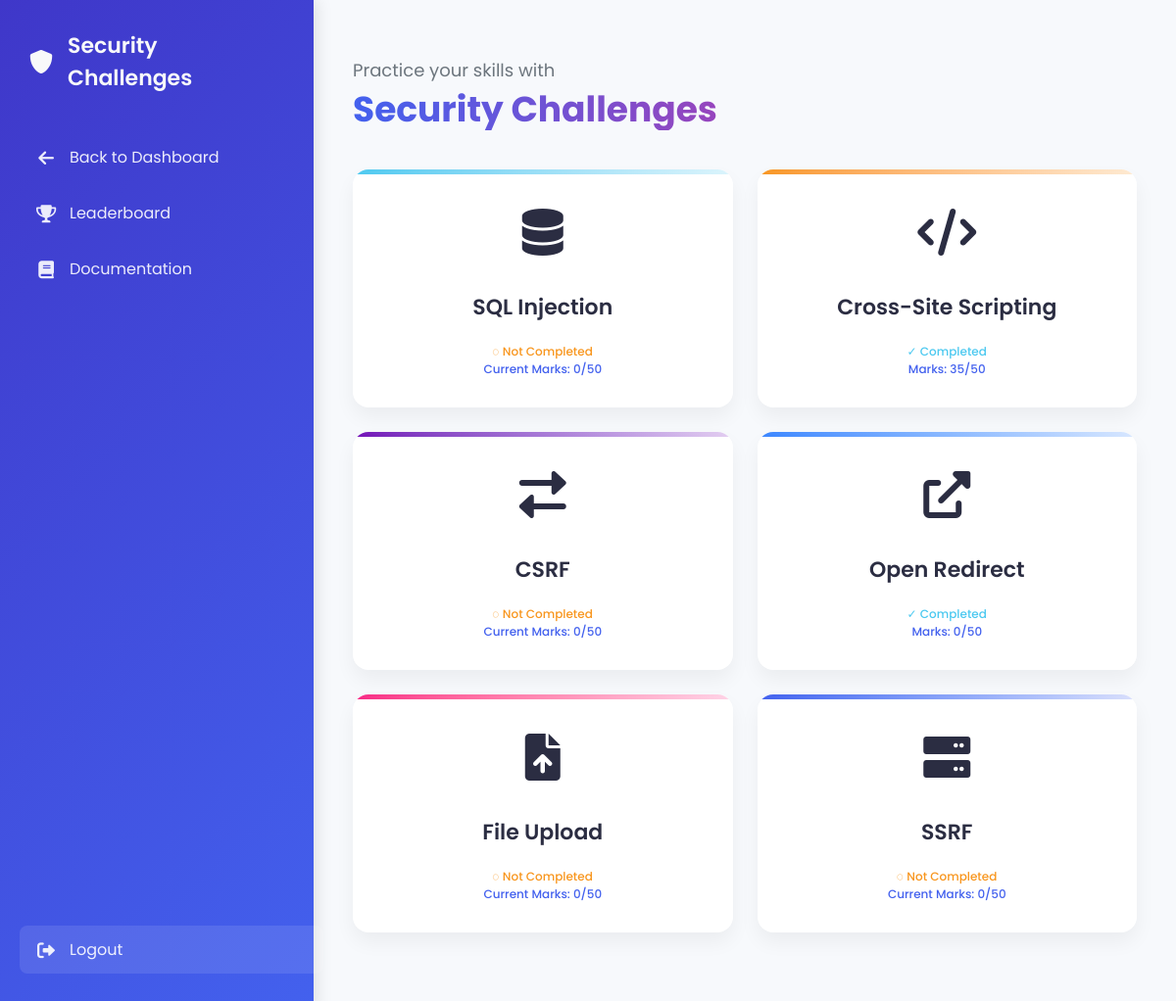
Screenshot of /progress.php (signed in) with the database file from the repository.
### tables this page shows
CREATE TABLE `user_task_progress` (
  `progress_id` int(11) NOT NULL,
  `user_id` int(11) NOT NULL,
  `xss_complete` tinyint(1) DEFAULT 0,
  `xss_hintseen` tinyint(1) DEFAULT 0,
  `xss_solutionseen` tinyint(1) DEFAULT 0,
  `xss_totalmark` int(11) DEFAULT 0,
  `xss_completion_time` timestamp NULL DEFAULT NULL,
  `csrf_complete` tinyint(1) DEFAULT 0,
  `csrf_hintseen` tinyint(1) DEFAULT 0,
  `csrf_solutionseen` tinyint(1) DEFAULT 0,
  `csrf_totalmark` int(11) DEFAULT 0,
  `csrf_completion_time` timestamp NULL DEFAULT NULL,
  `fileupload_complete` tinyint(1) DEFAULT 0,
  `fileupload_hintseen` tinyint(1) DEFAULT 0,
  `fileupload_solutionseen` tinyint(1) DEFAULT 0,
  `fileupload_totalmark` int(11) DEFAULT 0,
  `fileupload_completion_time` timestamp NULL DEFAULT NULL,
  `sqlinjection_complete` tinyint(1) DEFAULT 0,
  `sqlinjection_hintseen` tinyint(1) DEFAULT 0,
  `sqlinjection_solutionseen` tinyint(1) DEFAULT 0,
  `sqlinjection_totalmark` int(11) DEFAULT 0,
  `sqlinjection_completion_time` timestamp NULL DEFAULT NULL,
  `openredirect_complete` tinyint(1) DEFAULT 0,
  `openredirect_hintseen` tinyint(1) DEFAULT 0,
  `openredirect_solutionseen` tinyint(1) DEFAULT 0,
  `openredirect_totalmark` int(11) DEFAULT 0,
  `openredirect_completion_time` timestamp NULL DEFAULT NULL,
  `ssrf_complete` tinyint(1) DEFAULT 0,
  `ssrf_hintseen` tinyint(1) DEFAULT 0,
  `ssrf_solutionseen` tinyint(1) DEFAULT 0,
  `ssrf_totalmark` int(11) DEFAULT 0,
  `ssrf_completion_time` timestamp NULL DEFAULT NULL
);

### public/progress.php (the view, shortened to what this page needs)
<?php
require 'config.php';
try {
    $stmt = $pdo->prepare("SELECT * FROM user_task_progress WHERE user_id = ?");
    $stmt->execute([$_SESSION['user_id']]);
    $progress = $stmt->fetch(PDO::FETCH_ASSOC);
} catch (PDOException $e) {
    error_log("Database error: " . $e->getMessage());
    $progress = [];
}
$tasks = [
    'sqlinjection' => [
        'title' => 'SQL Injection',
        'icon' => 'fa-database',
        'page' => 'sqlinjection.php',
        'color' => 'sql'
    ],
    'xss' => [
        'title' => 'Cross-Site Scripting',
        'icon' => 'fa-code',
        'page' => 'xss.php',
        'color' => 'xss'
    ],
    'csrf' => [
        'title' => 'CSRF',
        'icon' => 'fa-exchange-alt',
        'page' => 'csrf.php',
        'color' => 'csrf'
    ],
    'openredirect' => [
        'title' => 'Open Redirect',
        'icon' => 'fa-external-link-alt',
        'page' => 'openredirect.php',
        'color' => 'redirect'
    ],
    'fileupload' => [
        'title' => 'File Upload',
        'icon' => 'fa-file-upload',
        'page' => 'fileupload.php',
        'color' => 'upload'
    ],
    'ssrf' => [
        'title' => 'SSRF',
        'icon' => 'fa-server',
        'page' => 'ssrf.php',
        'color' => 'ssrf'
    ]
];
?>
<!DOCTYPE html>
<html lang="en">
<head>
  <link rel="stylesheet" href="https://cdnjs.cloudflare.com/ajax/libs/font-awesome/6.0.0-beta3/css/all.min.css">
</head>
<body>
<div class="sidebar">
  <div>
    <div class="sidebar-header">
      <i class="fas fa-shield-alt"></i>
      <h2>Security Challenges</h2>
    </div>
    <div class="sidebar-menu">
      <a href="dashboard.php">
        <i class="fas fa-arrow-left"></i>
        Back to Dashboard
      </a>
      <a href="leaderboard.php">
        <i class="fas fa-trophy"></i>
        Leaderboard
      </a>
      <a href="#">
        <i class="fas fa-book"></i>
        Documentation
      </a>
    </div>
  </div>
  <a href="logout.php" class="logout-btn">
    <i class="fas fa-sign-out-alt"></i>
    Logout
  </a>
</div>
<div class="main">
  <div class="welcome-section">
    <p class="welcome-text">Practice your skills with</p>
    <h1 class="username">Security Challenges</h1>
  </div>
  <div class="challenges-grid">
    <?php foreach ($tasks as $taskKey => $taskConfig):
        $completed = $progress[$taskKey.'_complete'] ?? false;
        $marks = $progress[$taskKey.'_totalmark'] ?? 0;
    ?>
    <div class="challenge-card challenge-<?php echo $taskConfig['color']; ?>"
         onclick="navigateTo('<?php echo $taskConfig['page']; ?>')">
      <div class="challenge-icon">
        <i class="fas <?php echo $taskConfig['icon']; ?>"></i>
      </div>
      <h3 class="challenge-title"><?php echo $taskConfig['title']; ?></h3>
      <div class="challenge-status">
        <?php if($completed): ?>
          <span style="color: var(--success);">✓ Completed</span><br>
          Marks: <?php echo $marks; ?>/50
        <?php else: ?>
          <span style="color: var(--warning);">◌ Not Completed</span><br>
          Current Marks: <?php echo $marks; ?>/50
        <?php endif; ?>
      </div>
    </div>
    <?php endforeach; ?>
  </div>
</div>
</body>
</html>

### public/progress.php (style rules this page uses)
:root { --primary: #4361ee; --secondary: #3f37c9; --accent: #4895ef; --dark: #2b2d42; --light: #f8f9fa; --success: #4cc9f0; --warning: #f8961e; --danger: #f72585; --gray: #6c757d; }
body { margin: 0; font-family: 'Poppins', sans-serif; display: flex; height: 100vh; background-color: #f7f9fc; color: var(--dark); }
.sidebar { width: 280px; background: linear-gradient(135deg, var(--secondary), var(--primary)); color: var(--light); display: flex; flex-direction: column; padding: 30px 20px; box-shadow: 4px 0 15px rgba(0, 0, 0, 0.1); z-index: 10; justify-content: space-between; }
.sidebar-header { display: flex; align-items: center; margin-bottom: 40px; padding: 0 10px; }
.sidebar-header i { font-size: 24px; margin-right: 15px; color: var(--light); }
.sidebar h2 { margin: 0; font-size: 22px; font-weight: 600; }
.sidebar-menu { flex: 1; }
.sidebar a { color: rgba(255, 255, 255, 0.9); text-decoration: none; padding: 12px 15px; margin: 8px 0; font-size: 16px; display: flex; align-items: center; border-radius: 8px; transition: all 0.3s ease; }
.sidebar a i { margin-right: 12px; font-size: 18px; width: 24px; text-align: center; }
.logout-btn { margin-top: 20px; padding: 12px 15px; color: rgba(255, 255, 255, 0.9); text-decoration: none; font-size: 16px; display: flex; align-items: center; border-radius: 8px; transition: all 0.3s ease; background: rgba(255, 255, 255, 0.1); border: none; cursor: pointer; width: 100%; }
.logout-btn i { margin-right: 12px; font-size: 18px; width: 24px; text-align: center; }
.main { flex: 1; padding: 40px; overflow-y: auto; }
.welcome-section { margin-bottom: 40px; }
.welcome-text { font-size: 18px; color: #6c757d; margin-bottom: 5px; }
.username { font-size: 36px; font-weight: 700; background: linear-gradient(90deg, var(--primary), var(--danger)); -webkit-background-clip: text; background-clip: text; color: transparent; margin: 0; line-height: 1.2; }
.challenges-grid { display: grid; grid-template-columns: repeat(auto-fill, minmax(300px, 1fr)); gap: 25px; margin-bottom: 40px; }
.challenge-card { background: white; padding: 30px; border-radius: 16px; box-shadow: 0 10px 20px rgba(0, 0, 0, 0.05); text-align: center; transition: all 0.3s ease; cursor: pointer; position: relative; overflow: hidden; }
.challenge-card::before { content: ''; position: absolute; top: 0; left: 0; width: 100%; height: 5px; background: linear-gradient(90deg, var(--primary), var(--danger)); }
.challenge-icon { font-size: 48px; margin-bottom: 20px; transition: all 0.3s ease; }
.challenge-title { font-size: 22px; font-weight: 600; margin-bottom: 10px; }
.challenge-status { font-size: 12px; font-weight: 500; color: var(--primary); }
.challenge-sql { --card-color: #4cc9f0; }
.challenge-xss { --card-color: #f8961e; }
.challenge-csrf { --card-color: #7209b7; }
.challenge-redirect { --card-color: #3a86ff; }
.challenge-upload { --card-color: #f72585; }
.challenge-ssrf { --card-color: #4361ee; }
.challenge-card::before { background: linear-gradient(90deg, var(--card-color), color-mix(in srgb, var(--card-color) 20%, white)); }

### rows the page displays
user_task_progress: sqlinjection_totalmark "0", xss_totalmark "35", csrf_totalmark "0", openredirect_totalmark "0", fileupload_totalmark "0", ssrf_totalmark "0"

### other values shown
$taskConfig['title'] "SQL Injection"
$taskConfig['title'] "Cross-Site Scripting"
$taskConfig['title'] "CSRF"
$taskConfig['title'] "Open Redirect"
$taskConfig['title'] "File Upload"
$taskConfig['title'] "SSRF"
